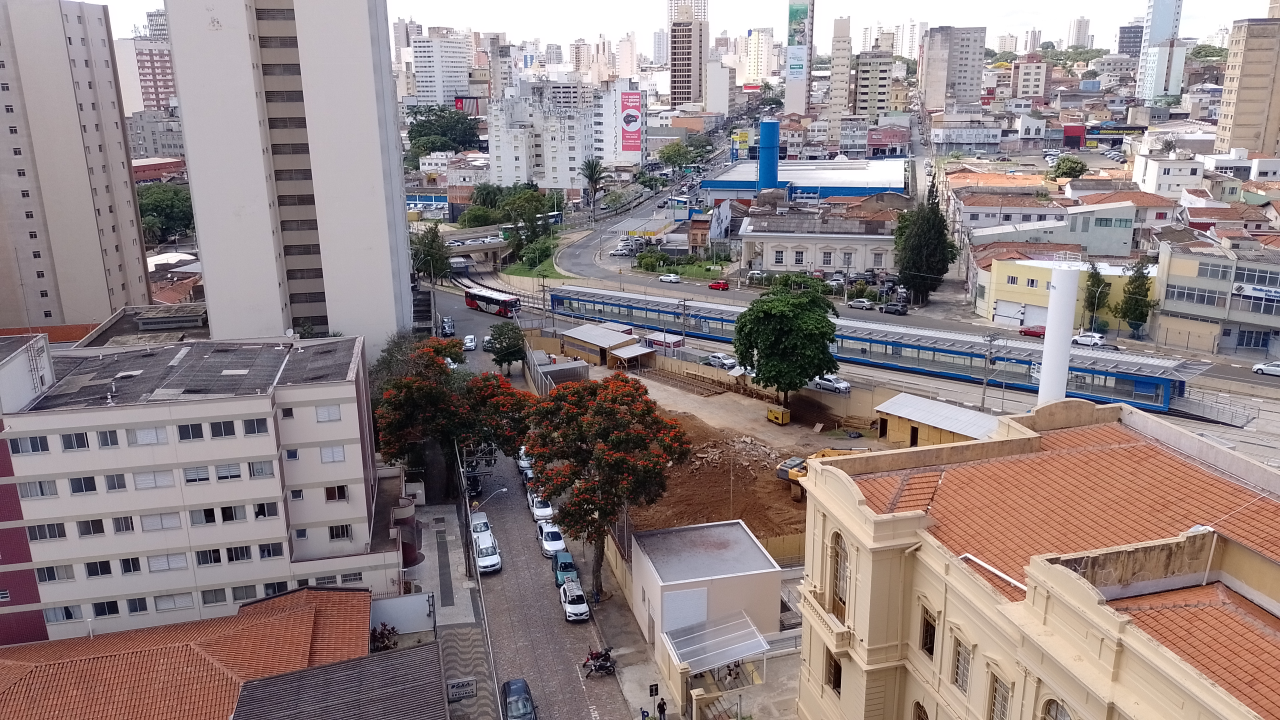
#> input picture fotos_predio_novo/cotuca_novo_IMG_20230225_101800.jpg, 3840 x 2160 px (shown at 1/3 size); its folder holds 4 pictures in this run; the run also reads 1 picture not shown here
$ python video-img-transicao-alpha.py
#> lines starting #> are read from the running program, lines starting #| are printed output that depends on the picture
#script - seleciona imagens, corta com base na primeira, cria um video com trasições fade alpha
# CC autor: stefanocarnevalli
# contribuições:

import cv2
import os
import numpy as np

# Diretório onde as imagens estão salvas
input_dir = 'fotos_predio_novo'

# Nome do arquivo de vídeo de saída
output_video = 'video_com_transicoes-alpha.avi'

# Obter a lista de arquivos de imagem no diretório
images = [img for img in os.listdir(input_dir) if img.endswith(".jpg")]

# Ordenar as imagens pelo nome do arquivo
images.sort()

# Verificar se há imagens no diretório
if not images:
    print("Nenhuma imagem encontrada no diretório.")
else:
    # Obter o caminho completo da primeira imagem para obter as dimensões
    first_image_path = os.path.join(input_dir, images[0])
    frame = cv2.imread(first_image_path)
#> frame is the input picture: shape (2160, 3840, 3); mean B, G, R 131.9, 131.3, 145.2
    height, width, layers = frame.shape
#> height = 2160; width = 3840; layers = 3

    # Definir o codec e criar o objeto VideoWriter
    fourcc = cv2.VideoWriter_fourcc(*'XVID')
    fps = 1  # Definindo 1 frame por segundo
    video = cv2.VideoWriter(output_video, fourcc, fps, (width, height))

    # Função para criar uma transição de fade entre duas imagens
    def add_fade_transition(img1, img2, steps=2):
        for i in range(steps):
            alpha = i / float(steps)
            beta = 1.0 - alpha
            transition_frame = cv2.addWeighted(img1, beta, img2, alpha, 0)
            video.write(transition_frame)

    # Função para ajustar o tamanho da imagem mantendo proporções e cortando se necessário
    def adjust_image_size(image, target_width, target_height):
        h, w, _ = image.shape

        # Calcular a proporção de redimensionamento
        scale = max(target_width / w, target_height / h)

        # Redimensionar a imagem mantendo a proporção
        resized_image = cv2.resize(image, (int(w * scale), int(h * scale)))

        # Cortar a imagem para o tamanho alvo
        start_x = (resized_image.shape[1] - target_width) // 2
        start_y = (resized_image.shape[0] - target_height) // 2
        cropped_image = resized_image[start_y:start_y + target_height, start_x:start_x + target_width]

        return cropped_image

    # Adicionar cada imagem ao vídeo com transições
    print("Imagens utilizadas no vídeo:")
    for i in range(len(images) - 1):
        image_path = os.path.join(input_dir, images[i])
        next_image_path = os.path.join(input_dir, images[i + 1])

        frame = cv2.imread(image_path)
        next_frame = cv2.imread(next_image_path)
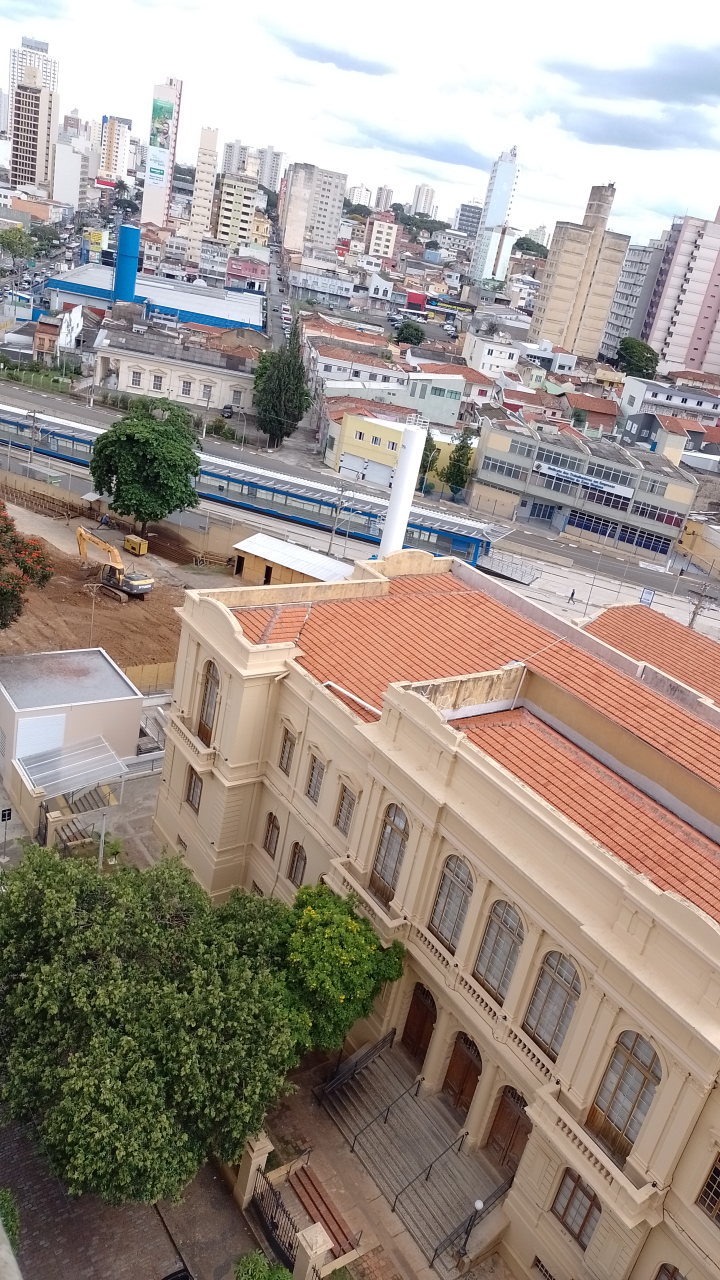
#> input picture fotos_predio_novo/cotuca_novo_IMG_20230225_131649.jpg, 2160 x 3840 px (shown at 1/3 size)
#> next_frame is the input picture: shape (3840, 2160, 3); mean B, G, R 137.2, 145.9, 157.6

        # Ajustar o tamanho das imagens para ter as mesmas dimensões
        adjusted_frame = adjust_image_size(frame, width, height)
        adjusted_next_frame = adjust_image_size(next_frame, width, height)
#> call 2 of adjust_image_size, with target_width = 3840, target_height = 2160
#> in adjust_image_size (call 2), `cropped_image = resized_image[start_y:start_y + target_height, start_x..`:
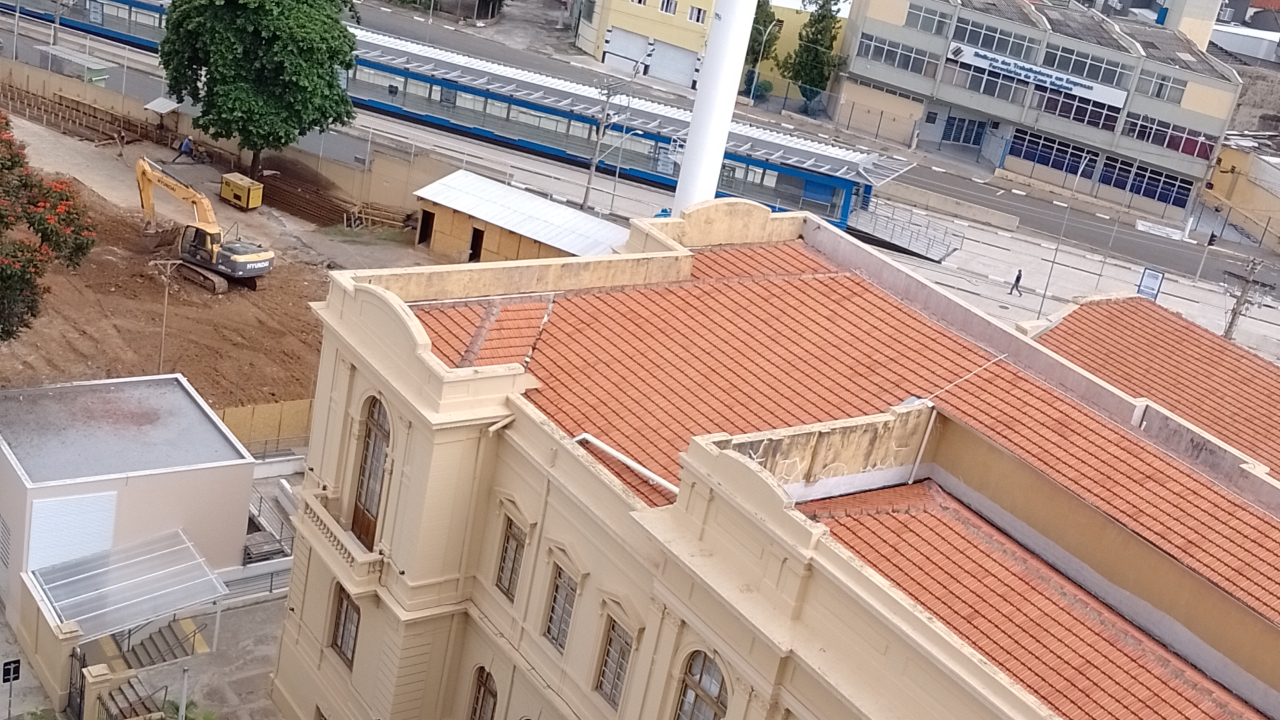
#> cropped_image: shape (2160, 3840, 3) (shown at 1/3 size); mean B, G, R 134.6, 145.2, 169.3

        video.write(adjusted_frame)
        add_fade_transition(adjusted_frame, adjusted_next_frame)
#> the loop in add_fade_transition, `for i in range(steps):` made 2 passes
#> pass 2, in add_fade_transition, `transition_frame = cv2.addWeighted(img1, beta, img2, alpha, 0)`:
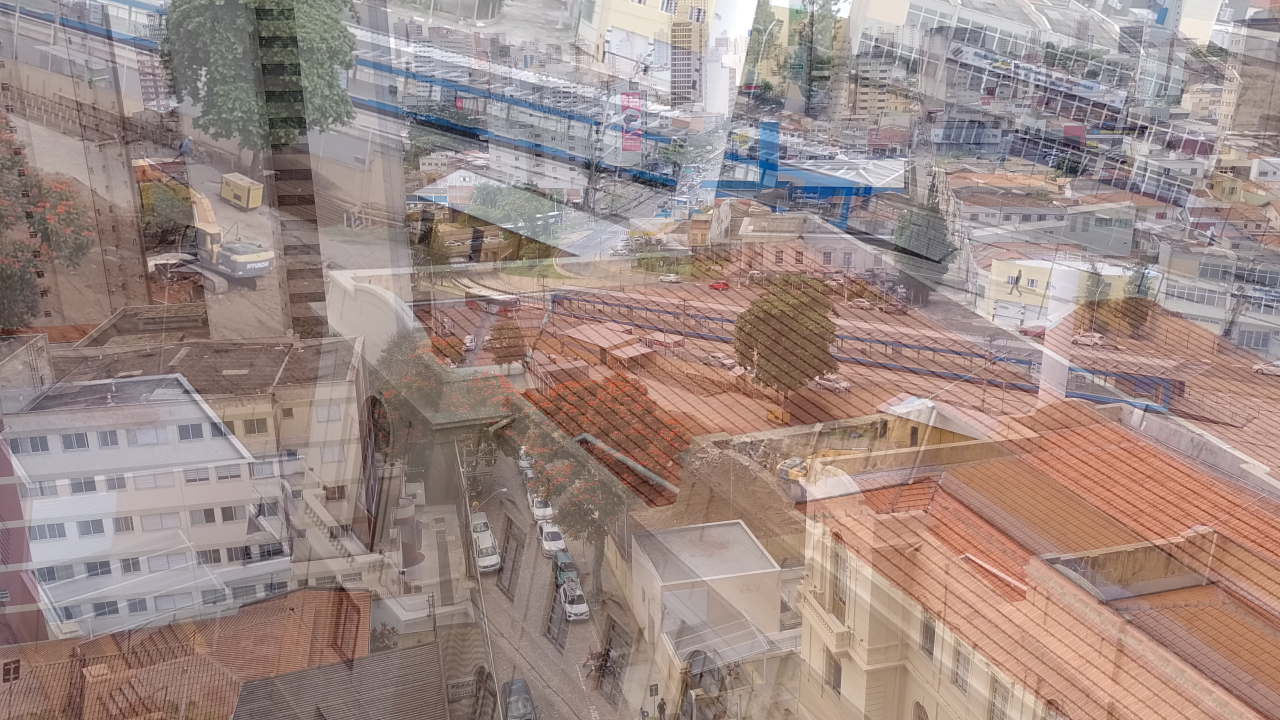
#> transition_frame: shape (2160, 3840, 3) (shown at 1/3 size); mean B, G, R 133.2, 138.3, 157.2
        print(images[i])
#> pass 2 of the loop `for i in range(len(images) - 1):`:
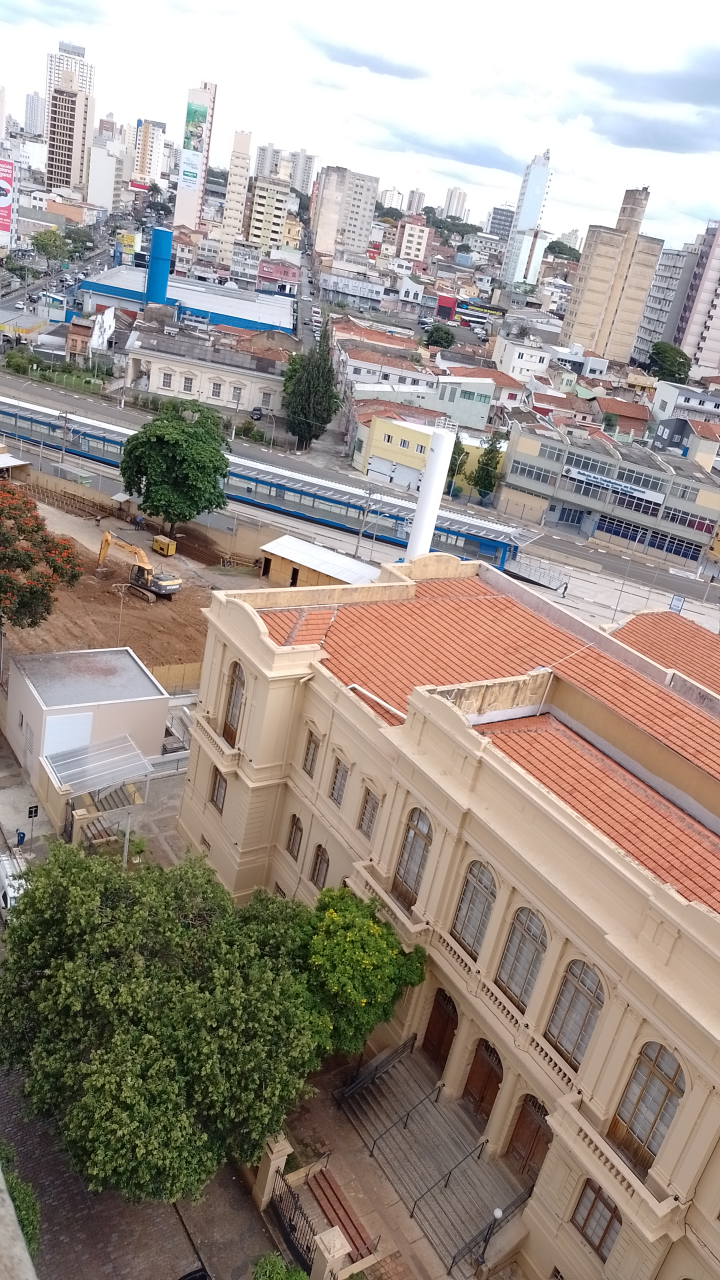
#> input picture fotos_predio_novo/cotuca_novo_IMG_20230225_131653.jpg, 2160 x 3840 px (shown at 1/3 size)
#> next_frame is the input picture: shape (3840, 2160, 3); mean B, G, R 136.8, 145.5, 156.5
#> in adjust_image_size (call 4), `cropped_image = resized_image[start_y:start_y + target_height, start_x..`:
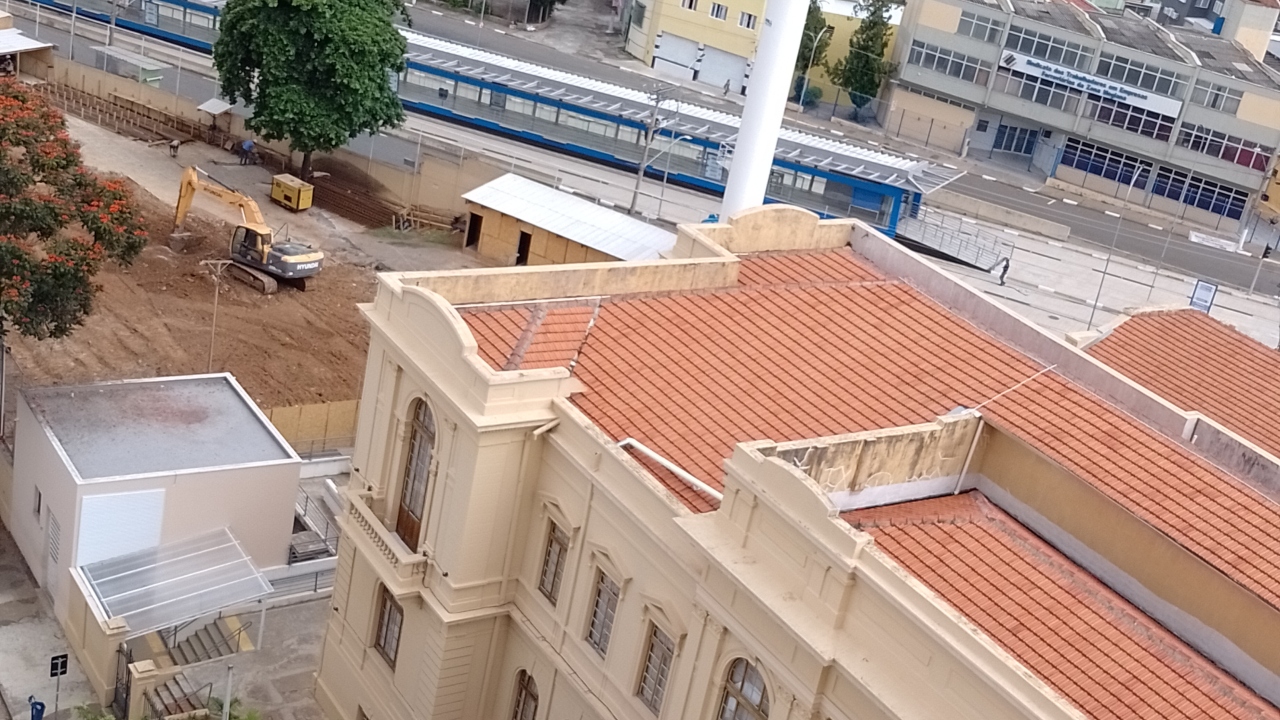
#> cropped_image: shape (2160, 3840, 3) (shown at 1/3 size); mean B, G, R 134, 144.2, 167.1
#> the loop in add_fade_transition (call 2), `for i in range(steps):` made 2 passes
#> pass 2, in add_fade_transition (call 2), `transition_frame = cv2.addWeighted(img1, beta, img2, alpha, 0)`:
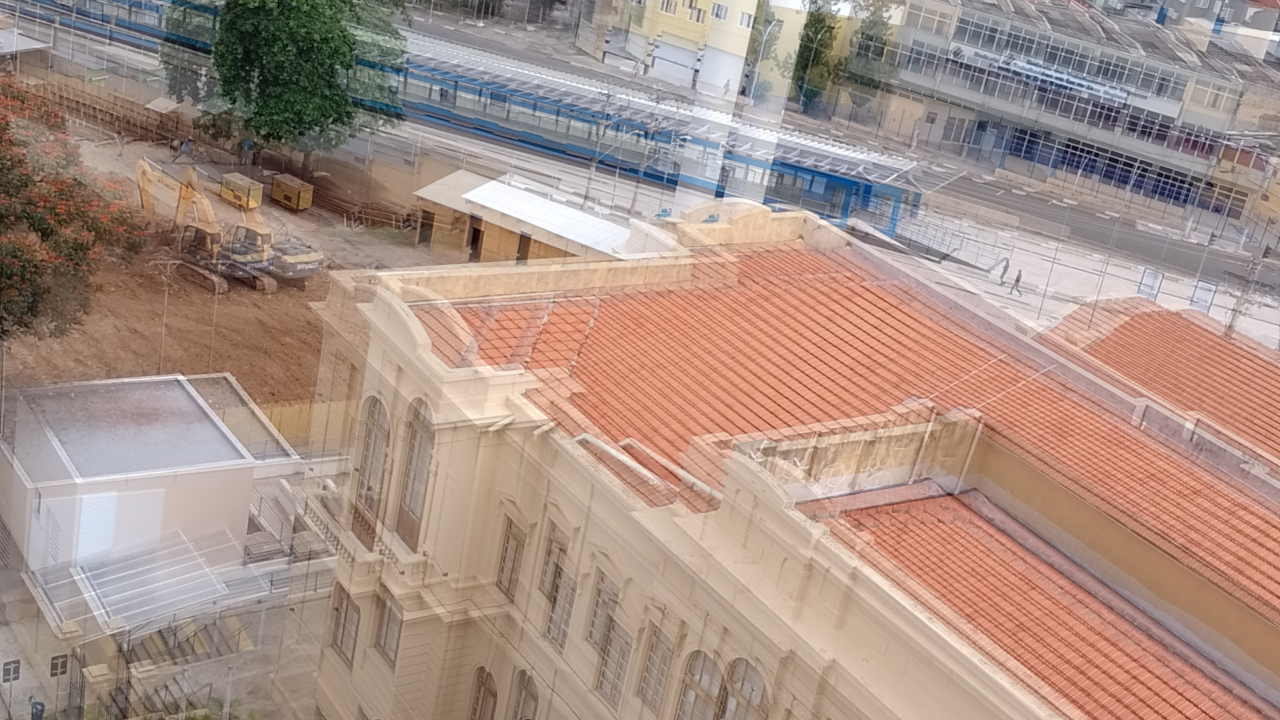
#> transition_frame: shape (2160, 3840, 3) (shown at 1/3 size); mean B, G, R 134.3, 144.7, 168.2
#> pass 3 of the loop `for i in range(len(images) - 1):`:
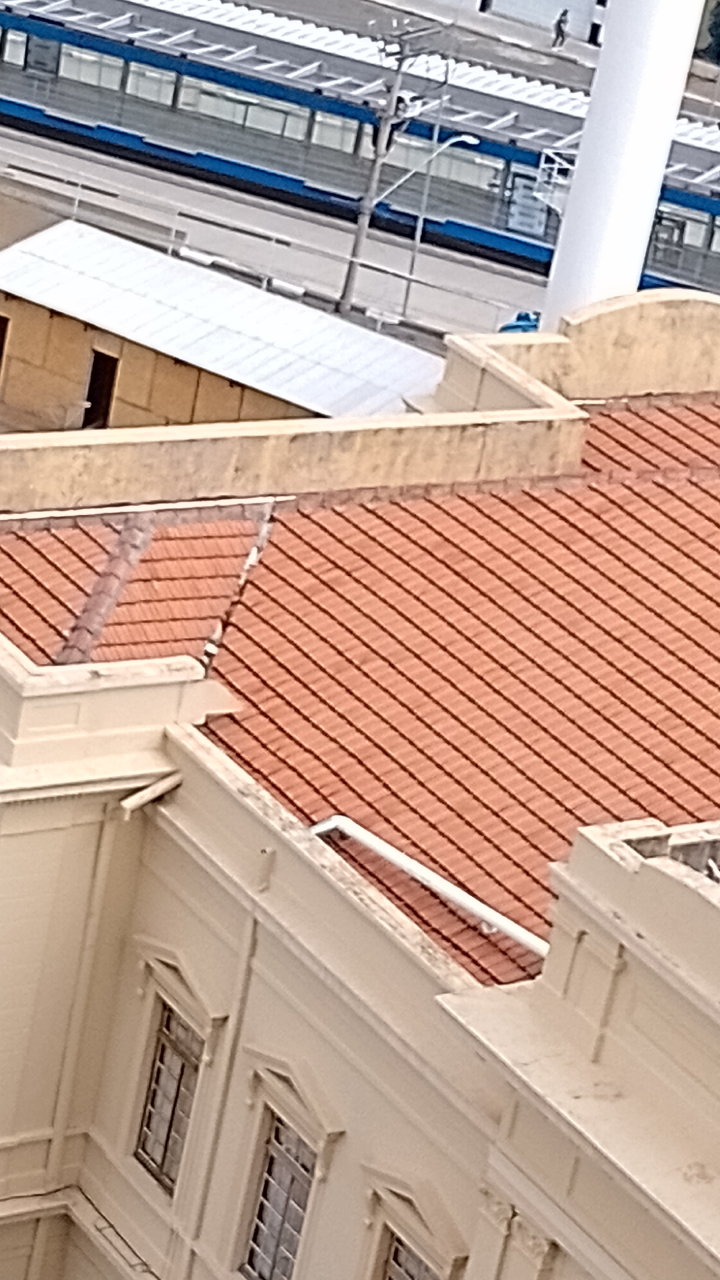
#> input picture fotos_predio_novo/cotuca_novo_IMG_20230225_131702.jpg, 2160 x 3840 px (shown at 1/3 size)
#> next_frame is the input picture: shape (3840, 2160, 3); mean B, G, R 149.7, 163.3, 191
#> in adjust_image_size (call 6), `cropped_image = resized_image[start_y:start_y + target_height, start_x..`:
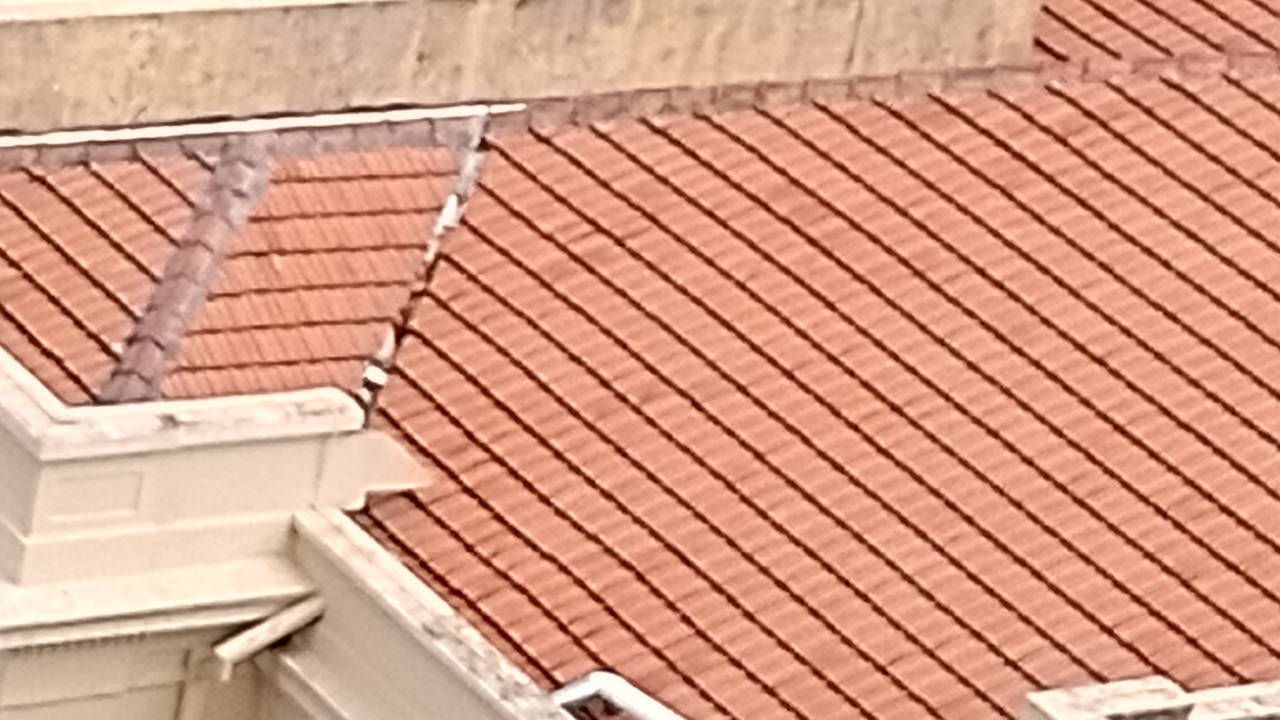
#> cropped_image: shape (2160, 3840, 3) (shown at 1/3 size); mean B, G, R 133.2, 157.5, 214.3
#> the loop in add_fade_transition (call 3), `for i in range(steps):` made 2 passes
#> pass 2, in add_fade_transition (call 3), `transition_frame = cv2.addWeighted(img1, beta, img2, alpha, 0)`:
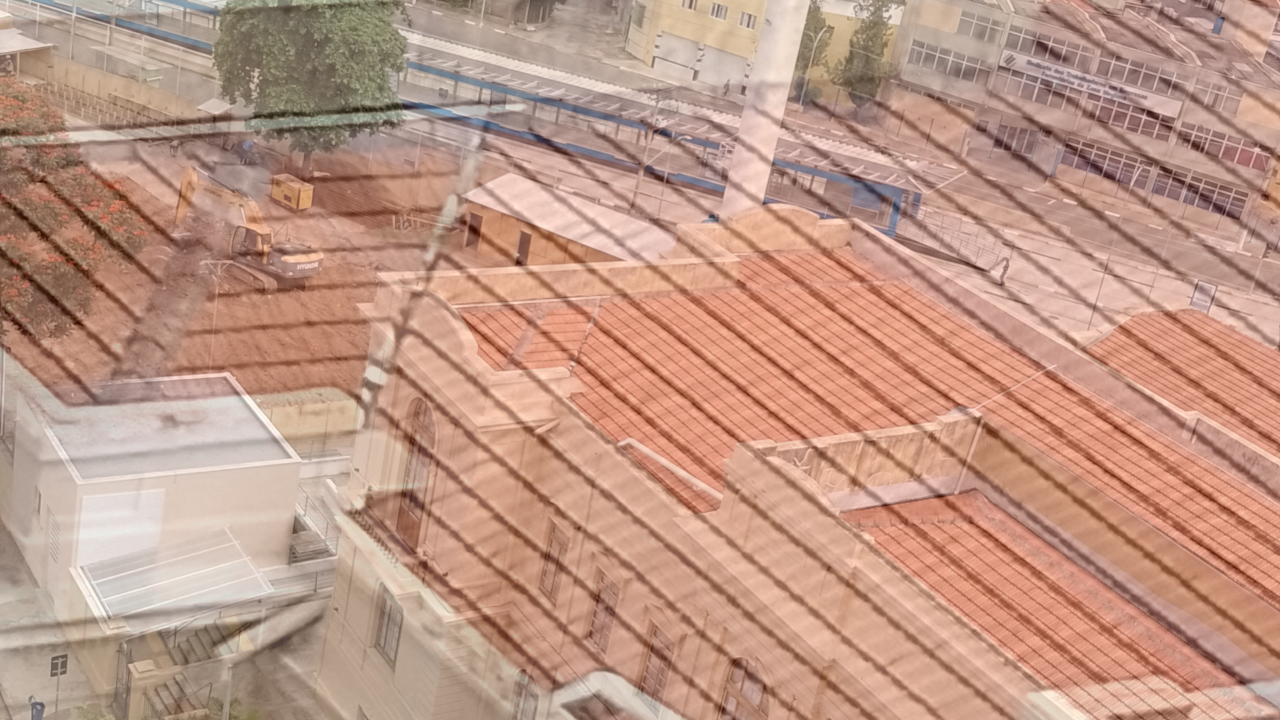
#> transition_frame: shape (2160, 3840, 3) (shown at 1/3 size); mean B, G, R 133.6, 150.9, 190.7

    # Adicionar a última imagem sem transição
    last_image_path = os.path.join(input_dir, images[-1])
    last_frame = cv2.imread(last_image_path)
    adjusted_last_frame = adjust_image_size(last_frame, width, height)
    video.write(adjusted_last_frame)
    print(images[-1])

    # Liberar o objeto VideoWriter
    video.release()

    print(f"Vídeo salvo como {output_video}.")
